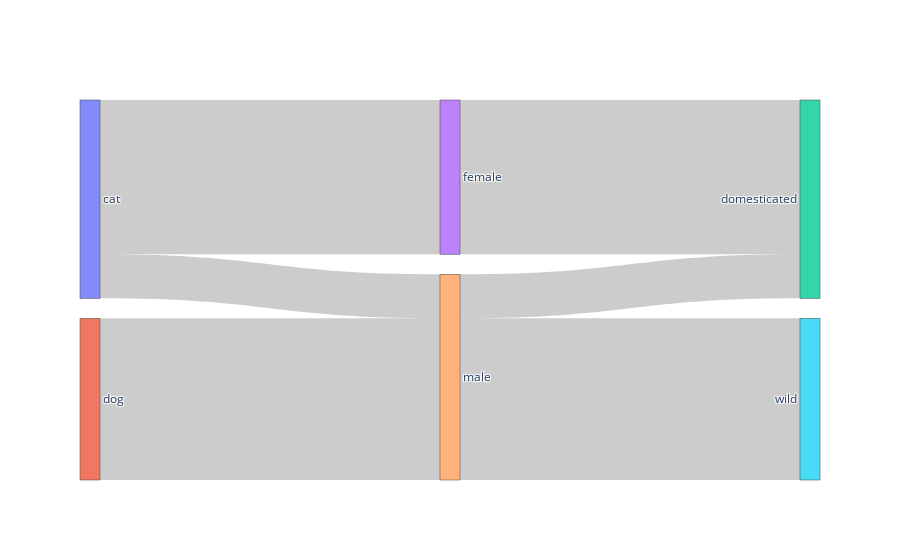

Notebook code cell kept with this figure:
### Code cell
import pandas as pd
import plotly.graph_objects as go

label_list = ['cat', 'dog', 'domesticated', 'female', 'male', 'wild']
# cat: 0, dog: 1, domesticated: 2, female: 3, male: 4, wild: 5
source = [0, 0, 1, 3, 4, 4]
target = [3, 4, 4, 2, 2, 5]
count = [21, 6, 22, 21, 6, 22]

fig = go.Figure(data=[go.Sankey(
    node = {"label": label_list},
    link = {"source": source, "target": target, "value": count}
    )])
fig.show()

### Figure 1 — Plotly figure (JSON) as saved in the notebook; plotly's stock layout.template omitted (floating-point values rounded to 4 significant figures)
{"data": [{"link": {"source": [0, 0, 1, 3, 4, 4], "target": [3, 4, 4, 2, 2, 5], "value": [21, 6, 22, 21, 6, 22]}, "node": {"label": ["cat", "dog", "domesticated", "female", "male", "wild"]}, "type": "sankey"}], "layout": {}}
